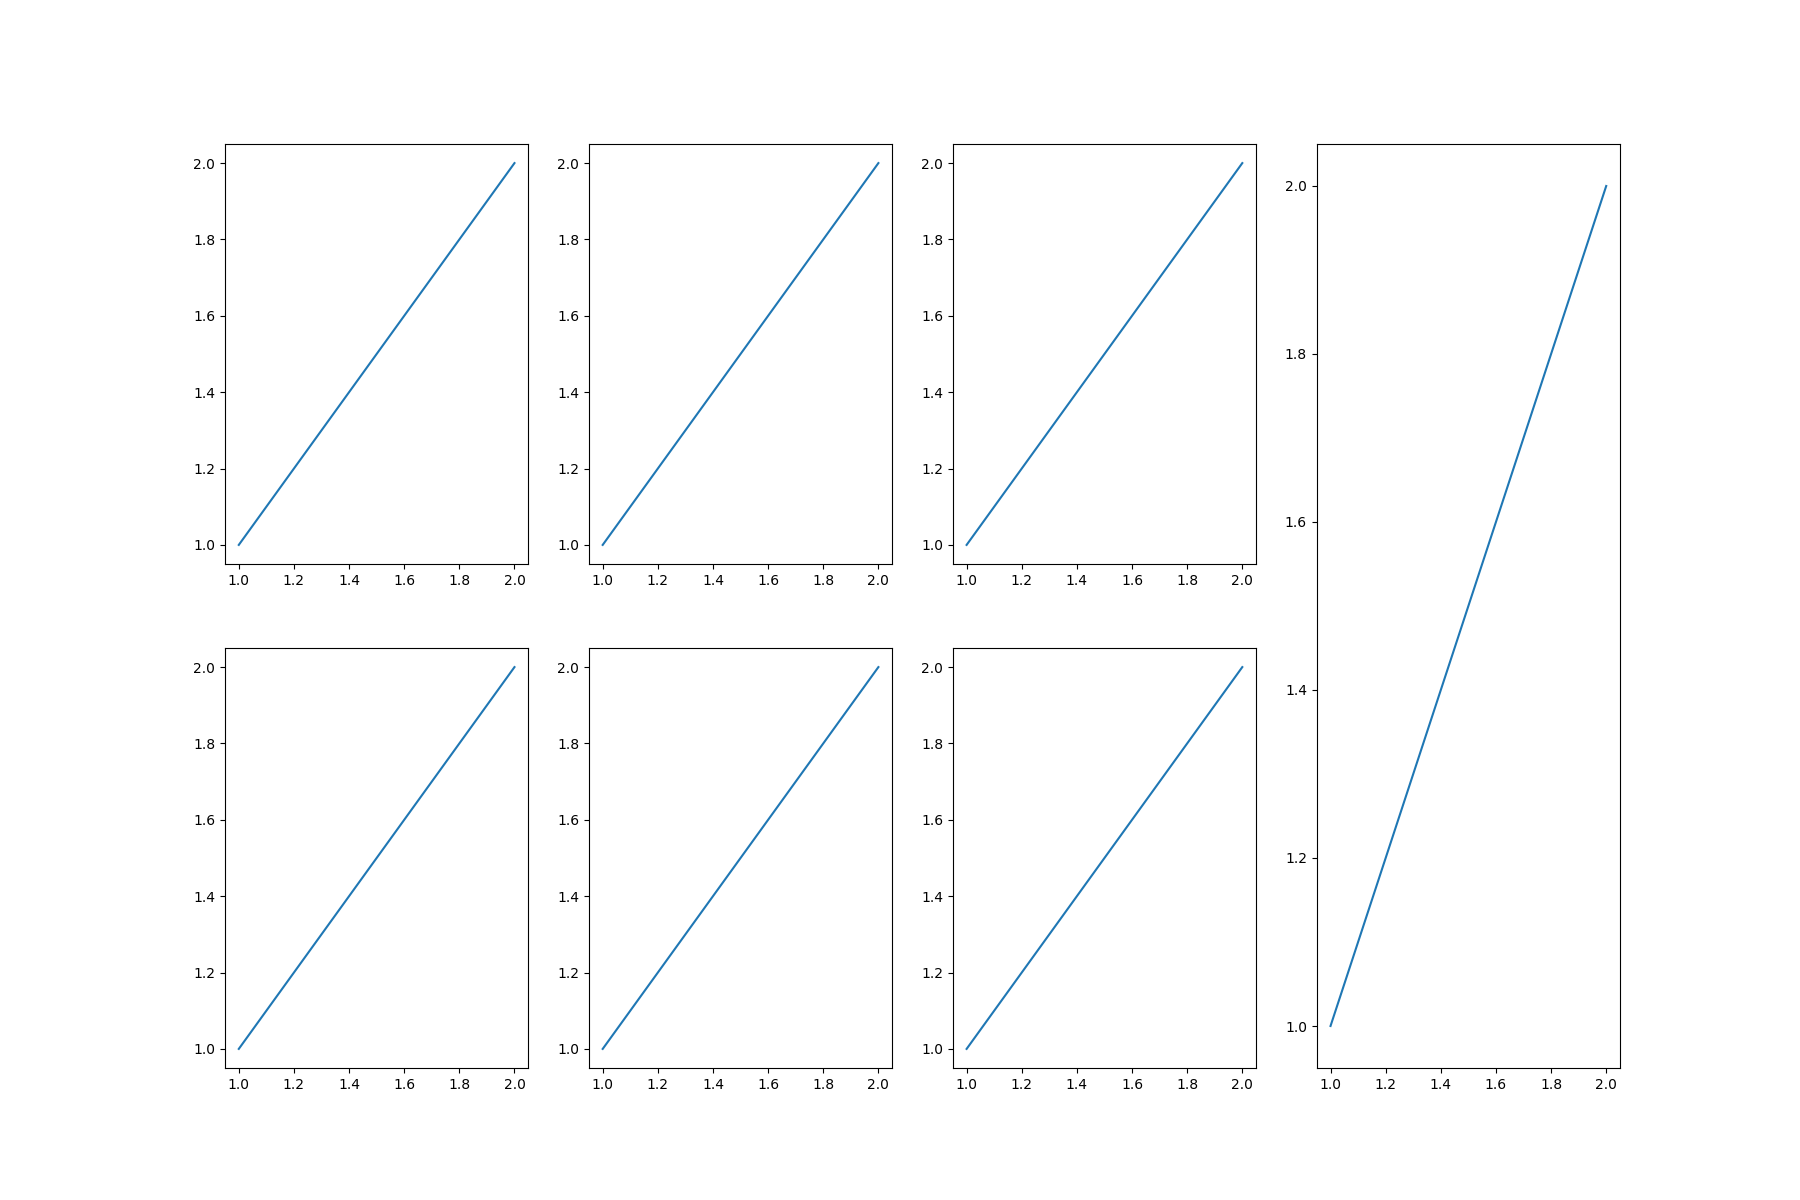

Here is the Python script that generated this plot:
import matplotlib.pyplot as plt
fig = plt.figure(figsize=(18, 12))
gs = fig.add_gridspec(2, 4)
axes_top = [fig.add_subplot(gs[0, i]) for i in range(3)]
axes_bot = [fig.add_subplot(gs[1, i]) for i in range(3)]
ax_hr = fig.add_subplot(gs[:, 3])

for ax in axes_top: ax.plot([1,2],[1,2])
for ax in axes_bot: ax.plot([1,2],[1,2])
ax_hr.plot([1,2],[1,2])
plt.savefig('/Users/pauverdeguer/TFM/Analysis/great separation/test_layout.png')
